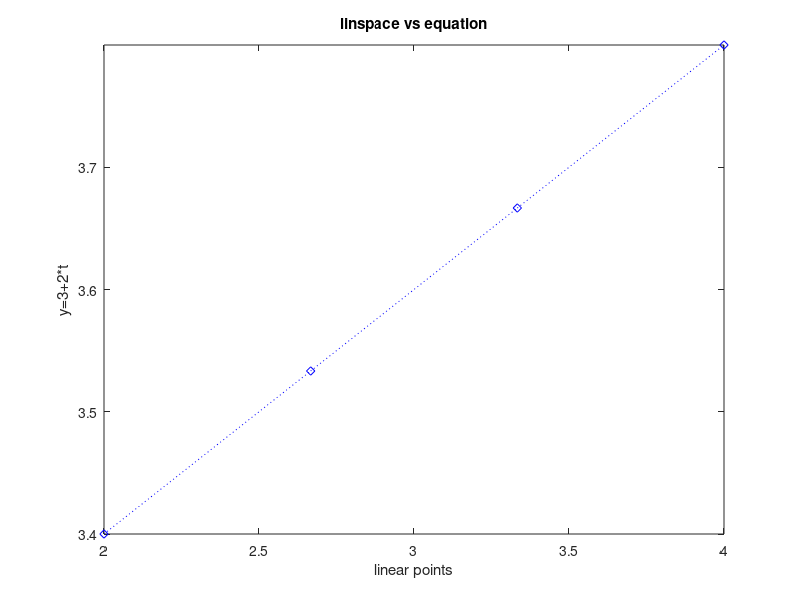

Here is the MATLAB script that generated this plot:
x = linspace(2,4,4)
y=3+.2*x
plot(x,y,'b:d')
xlabel('linear points')
ylabel('y=3+2*t')
title('linspace vs equation')
axis tight